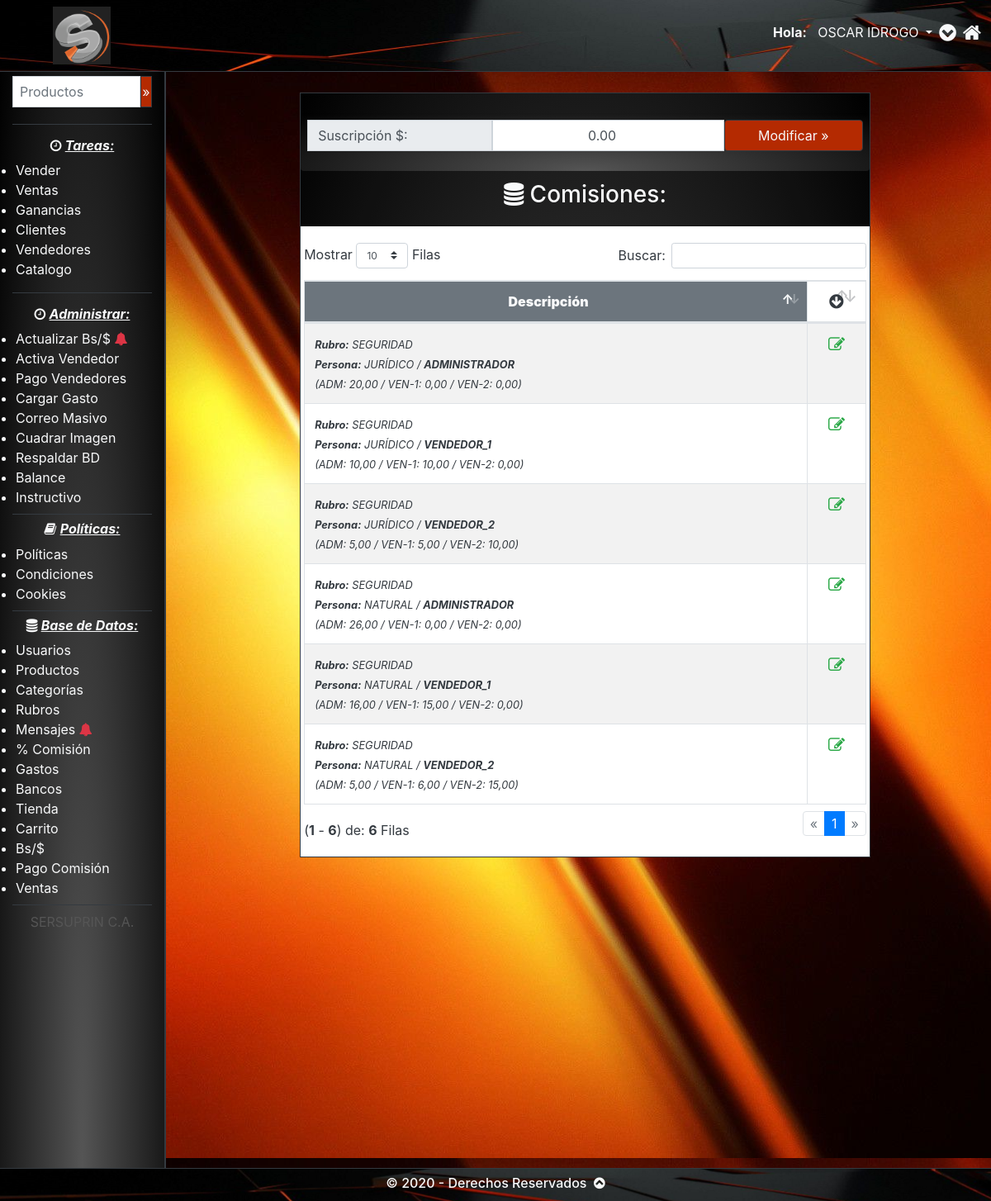
The app's page /ZA_RU_comisiones.php (signed in) with its own data.
### tables this page shows
CREATE TABLE `sspi_ganancias` (
  `ID_GANANCIA` int(11) NOT NULL,
  `JURIDICO_NATURAL` varchar(300) DEFAULT NULL,
  `NIVEL_ACCESO` varchar(300) DEFAULT NULL,
  `PORCENTAJE_ADM` decimal(5,2) DEFAULT NULL,
  `PORCENTAJE_VEN_1` decimal(5,2) DEFAULT NULL,
  `PORCENTAJE_VEN_2` decimal(5,2) DEFAULT NULL,
  `COMISION_SUSCRIPCION_DOLAR` decimal(20,2) DEFAULT NULL,
  `RUBRO` varchar(300) DEFAULT NULL
);

### PHP_MODELO/M_usuarios.php (called while the page is built, shortened)
<?php
function M_usuarios_R($conexion, $f_1, $d_1, $f_2, $d_2, $f_3, $d_3){
	$sql_f_1=($f_1=="" and $d_1=="") ? "" : "AND `sspi_usuarios`.`$f_1`='$d_1'";
	$sql_f_2=($f_2=="" and $d_2=="") ? "" : "AND `sspi_usuarios`.`$f_2`='$d_2'";
	$sql_f_3=($f_3=="" and $d_3=="") ? "" : "AND `sspi_usuarios`.`$f_3`='$d_3'";
	$consulta="SELECT * FROM `sspi_usuarios` WHERE 1 $sql_f_1 $sql_f_2 $sql_f_3 ORDER BY NOMBRE, APELLIDO";
	$resultados=mysqli_query($conexion,$consulta);
	$i=0;
	$datos['ID_USUARIO'][$i]='';
	$datos['NOMBRE'][$i]='';
	$datos['APELLIDO'][$i]='';
	$datos['CEDULA_RIF'][$i]='';
	$datos['FECHA_NACIMIENTO'][$i]='';
	$datos['TELEFONO'][$i]='';
	$datos['CORREO'][$i]='';
	$datos['CONTRASENA'][$i]='';
	$datos['FOTO'][$i]='';
	$datos['DIRECCION'][$i]='';
	$datos['BANCO_NOMBRE'][$i]='';
	$datos['BANCO_CEDULA_RIF'][$i]='';
	$datos['BANCO_TIPO_CUENTA'][$i]='';
	$datos['BANCO_NUMERO_CUENTA'][$i]='';
	$datos['BANCO_TELEFONO'][$i]='';
	$datos['NIVEL_ACCESO'][$i]='';
	$datos['ID_JEFE'][$i]='';
	$datos['JURIDICO_NATURAL'][$i]='';
	$datos['PAGO_SUSCRIPCION_INF'][$i]='';
	$datos['PAGO_SUSCRIPCION_BS'][$i]='';
	$datos['PAGO_SUSCRIPCION_DOLAR'][$i]='';
	$datos['ESTATUS'][$i]='';
	while(($fila=mysqli_fetch_array($resultados))==true){
		$datos['ID_USUARIO'][$i]=$fila['ID_USUARIO'];
		$datos['NOMBRE'][$i]=$fila['NOMBRE'];
		$datos['APELLIDO'][$i]=$fila['APELLIDO'];
		$datos['CEDULA_RIF'][$i]=$fila['CEDULA_RIF'];
		$datos['FECHA_NACIMIENTO'][$i]=$fila['FECHA_NACIMIENTO'];
		$datos['TELEFONO'][$i]=$fila['TELEFONO'];
		$datos['CORREO'][$i]=$fila['CORREO'];
		$datos['CONTRASENA'][$i]=$fila['CONTRASENA'];
		$datos['FOTO'][$i]=$fila['FOTO'];
		$datos['DIRECCION'][$i]=$fila['DIRECCION'];
		$datos['BANCO_NOMBRE'][$i]=$fila['BANCO_NOMBRE'];
		$datos['BANCO_CEDULA_RIF'][$i]=$fila['BANCO_CEDULA_RIF'];
		$datos['BANCO_TIPO_CUENTA'][$i]=$fila['BANCO_TIPO_CUENTA'];
		$datos['BANCO_NUMERO_CUENTA'][$i]=$fila['BANCO_NUMERO_CUENTA'];
		$datos['BANCO_TELEFONO'][$i]=$fila['BANCO_TELEFONO'];
		$datos['NIVEL_ACCESO'][$i]=$fila['NIVEL_ACCESO'];
		$datos['ID_JEFE'][$i]=$fila['ID_JEFE'];
		$datos['JURIDICO_NATURAL'][$i]=$fila['JURIDICO_NATURAL'];
		$datos['PAGO_SUSCRIPCION_INF'][$i]=$fila['PAGO_SUSCRIPCION_INF'];
		$datos['PAGO_SUSCRIPCION_BS'][$i]=$fila['PAGO_SUSCRIPCION_BS'];
		$datos['PAGO_SUSCRIPCION_DOLAR'][$i]=$fila['PAGO_SUSCRIPCION_DOLAR'];
		$datos['ESTATUS'][$i]=$fila['ESTATUS'];
		$i=$i+1;
	}
	return $datos;
}
?>

### PHP_REQUIRES/comprueba_session_pagina_acceso.php (called while the page is built, shortened)
<?php
	$datos_usuario_session=M_usuarios_R($conexion, 'CORREO', $_SESSION["usuario"], '', '', '', '');
?>

### PHP_MODELO/M_ganancias.php (called while the page is built, shortened)
<?php
function M_ganancias_R($conexion, $f_1, $d_1, $f_2, $d_2, $f_3, $d_3){
	$sql_f_1=($f_1=="" and $d_1=="") ? "" : "AND `sspi_ganancias`.`$f_1`='$d_1'";
	$sql_f_2=($f_2=="" and $d_2=="") ? "" : "AND `sspi_ganancias`.`$f_2`='$d_2'";
	$sql_f_3=($f_3=="" and $d_3=="") ? "" : "AND `sspi_ganancias`.`$f_3`='$d_3'";
	$consulta="SELECT * FROM `sspi_ganancias` WHERE 1 $sql_f_1 $sql_f_2 $sql_f_3 ORDER BY ID_GANANCIA";
	$resultados=mysqli_query($conexion,$consulta);
	$i=0;
	$datos['ID_GANANCIA'][$i]='';
	$datos['JURIDICO_NATURAL'][$i]='';
	$datos['NIVEL_ACCESO'][$i]='';
	$datos['PORCENTAJE_ADM'][$i]='';
	$datos['PORCENTAJE_VEN_1'][$i]='';
	$datos['PORCENTAJE_VEN_2'][$i]='';
	$datos['COMISION_SUSCRIPCION_DOLAR'][$i]='';
	$datos['RUBRO'][$i]='';
	while(($fila=mysqli_fetch_array($resultados))==true){
		$datos['ID_GANANCIA'][$i]=$fila['ID_GANANCIA'];
		$datos['JURIDICO_NATURAL'][$i]=$fila['JURIDICO_NATURAL'];
		$datos['NIVEL_ACCESO'][$i]=$fila['NIVEL_ACCESO'];
		$datos['PORCENTAJE_ADM'][$i]=$fila['PORCENTAJE_ADM'];
		$datos['PORCENTAJE_VEN_1'][$i]=$fila['PORCENTAJE_VEN_1'];
		$datos['PORCENTAJE_VEN_2'][$i]=$fila['PORCENTAJE_VEN_2'];
		$datos['COMISION_SUSCRIPCION_DOLAR'][$i]=$fila['COMISION_SUSCRIPCION_DOLAR'];
		$datos['RUBRO'][$i]=$fila['RUBRO'];
		$i=$i+1;
	}
	return $datos;
}
?>

### PHP_MODELO/M_ventas.php (called while the page is built, shortened)
<?php
function M_ventas_R($conexion, $f_1, $d_1, $f_2, $d_2, $f_3, $d_3){
	$i=0;
	$datos['ID_VENTA'][$i]='';
	$datos['TIPO_VENTA'][$i]='';
	$datos['ESTATUS_VENTA'][$i]='';
	$datos['ESTATUS_ENTREGA'][$i]='';
	$datos['NIVEL_ACCESO_VENDEDOR'][$i]='';
	$datos['CEDULA_RIF_VENDEDOR'][$i]='';
	$datos['CEDULA_RIF_CLIENTE'][$i]='';
	$datos['TOTAL_A_PAGAR_DOL_PUROS'][$i]='';
	$datos['PORC_ADM'][$i]='';
	$datos['CEDULA_RIF_ADM'][$i]='';
	$datos['PORC_VEN_1'][$i]='';
	$datos['CEDULA_RIF_VEN_1'][$i]='';
	$datos['PORC_VEN_2'][$i]='';
	$datos['CEDULA_RIF_VEN_2'][$i]='';
	$datos['ABONO_1_FECHA'][$i]='';
	$datos['ABONO_1_BS_X_DOLAR'][$i]='';
	$datos['ABONO_1_DOL'][$i]='';
	$datos['ABONO_1_BS'][$i]='';
	$datos['ABONO_1_DOL_EQ'][$i]='';
	$datos['ABONO_1_BS_EQ'][$i]='';
	$datos['ABONO_1_INF'][$i]='';
	$datos['ABONO_2_FECHA'][$i]='';
	$datos['ABONO_2_BS_X_DOLAR'][$i]='';
	$datos['ABONO_2_DOL'][$i]='';
	$datos['ABONO_2_BS'][$i]='';
	$datos['ABONO_2_DOL_EQ'][$i]='';
	$datos['ABONO_2_BS_EQ'][$i]='';
	$datos['ABONO_2_INF'][$i]='';
	$datos['ABONO_3_FECHA'][$i]='';
	$datos['ABONO_3_BS_X_DOLAR'][$i]='';
	$datos['ABONO_3_DOL'][$i]='';
	$datos['ABONO_3_BS'][$i]='';
	$datos['ABONO_3_DOL_EQ'][$i]='';
	$datos['ABONO_3_BS_EQ'][$i]='';
	$datos['ABONO_3_INF'][$i]='';
	$datos['ABONO_4_FECHA'][$i]='';
	$datos['ABONO_4_BS_X_DOLAR'][$i]='';
	$datos['ABONO_4_DOL'][$i]='';
	$datos['ABONO_4_BS'][$i]='';
	$datos['ABONO_4_DOL_EQ'][$i]='';
	$datos['ABONO_4_BS_EQ'][$i]='';
	$datos['ABONO_4_INF'][$i]='';
	$datos['OBSERVACIONES'][$i]='';
	$datos['IVA'][$i]='';
	return $datos;
}
?>

### ZA_RU_comisiones.php (the view, shortened to what this page needs)
<?php require ("PHP_MODELO/M_todos.php"); ?>
<?php require ("PHP_REQUIRES/comprueba_session_pagina_acceso.php"); ?>
<!doctype html>
<html>
<head>
	<?php require("PHP_REQUIRES/head_principal.php"); ?>
</head>
<body>
	<?php require("PHP_REQUIRES/nav_usuarios.php"); ?>
	<section class="container-fluid px-0 mx-0 mx-md-2 px-md-4 mt-2 mb-5">
		<br><br>
	<?php
	if(isset($_GET["accion"])){
		if($_GET["accion"]=='insertar'){
	?>
			<div class="col-md-12 col-lg-10 col-xl-9 mx-auto bg-naranja border border-danger">
				<div class="row mt-4 align-items-center rounded-top px-2">
					<div class="col-md-9 mb-1 mt-3">
						<h3 class="text-center text-md-left text-light"><b>Insertar Comisión:</b></h3>
					</div>
					<div class="col-md-3 text-center text-md-right mb-1 mt-3">
						<a href="ZA_RU_comisiones.php" class="btn btn-naranja text-light mb-2 border border-dark"><span class="fa fa-reply-all"></span> Volver</a>
					</div>
				</div>
				<div class="row mt-4 align-items-center rounded-top px-2">
					<h3 class="text-center text-md-left text-light"><b>Acción no permitida</b></h3>
				</div>
			</div>
			<br><br><br><br><br><br><br><br>
		<?php
			}else if($_GET["accion"]=='actualizar'){
				$datos_actualizar=M_ganancias_R($conexion, 'ID_GANANCIA', $_GET['NA_Id'], '', '', '', '');
		?>
			<div class="col-md-12 col-lg-10 col-xl-9 mx-auto bg-naranja border border-dark">
				<div class="row mt-4 align-items-center rounded-top px-2">
					<div class="col-md-9 mb-1 mt-3">
						<h3 class="text-center text-md-left text-light"><b>Modificar Comisión:</b></h3>
					</div>
					<div class="col-md-3 text-center text-md-right mb-1 mt-3">
						<a href="ZA_RU_comisiones.php" class="btn btn-naranja text-light mb-2 border border-dark"><span class="fa fa-reply-all"></span> Volver</a>
					</div>
				</div>
				<form action="ZA_RU_comisiones.php" method="post" class="text-center bg-naranja p-2 rounded">
					<input type="hidden" name="FORM" id="FORM" value="MODIFICAR">
					<input type="hidden" name="id" id="id" value="<?php echo $datos_actualizar['ID_GANANCIA'][0]; ?>">
					<input type="hidden" name="comision_suscripcion_dolar" id="comision_suscripcion_dolar" value="<?php echo $datos_actualizar['COMISION_SUSCRIPCION_DOLAR'][0]; ?>">
					<div class="input-group mb-2">
						<div class="col-md-3 p-0 m-0">
							<span class="input-group-text rounded-0 w-100 rounded-0">Rubro:</span>
						</div>
						<select class="form-control col-md-9 p-0 m-0 px-2 rounded-0" name="rubro" id="rubro" required autocomplete="off" title="">
							<option><?php echo $datos_actualizar['RUBRO'][0]; ?></option>
						</select>
					</div>
					<div class="input-group mb-2">
						<div class="col-md-3 p-0 m-0">
							<span class="input-group-text rounded-0 w-100 rounded-0">Persona:</span>
						</div>
						<select class="form-control col-md-9 p-0 m-0 px-2 rounded-0" name="juridico_natural" id="juridico_natural" required autocomplete="off" title="">
							<option><?php echo $datos_actualizar['JURIDICO_NATURAL'][0]; ?></option>
						</select>
					</div>
					<div class="input-group mb-2">
						<div class="col-md-3 p-0 m-0">
							<span class="input-group-text rounded-0 w-100 rounded-0">Nivel:</span>
						</div>
						<select class="form-control col-md-9 p-0 m-0 px-2 rounded-0" name="nivel_acceso" id="nivel_acceso" required autocomplete="off" title="">
							<option><?php echo $datos_actualizar['NIVEL_ACCESO'][0]; ?></option>
						</select>
					</div>
					<div class="input-group mb-2">
						<div class="col-md-3 p-0 m-0">
							<span class="input-group-text rounded-0 w-100">% ADM:</span>
						</div>
						<input type="number" class="form-control col-md-9 p-0 m-0 px-2 rounded-0" name="porcentaje_adm" id="porcentaje_adm" placeholder="% ganancia" required autocomplete="off" title="Indique el porcentaje de ganancia del administrador" step="any" min="0" value="<?php echo $datos_actualizar['PORCENTAJE_ADM'][0]; ?>">
					</div>
					<div class="input-group mb-2">
						<div class="col-md-3 p-0 m-0">
							<span class="input-group-text rounded-0 w-100">% VEN-1:</span>
						</div>
						<input type="number" class="form-control col-md-9 p-0 m-0 px-2 rounded-0" name="porcentaje_ven_1" id="porcentaje_ven_1" placeholder="% ganancia" required autocomplete="off" title="Indique el porcentaje de ganancia del vendedor de nivel 1" step="any" min="0" value="<?php echo $datos_actualizar['PORCENTAJE_VEN_1'][0]; ?>">
					</div>
					<div class="input-group mb-2">
						<div class="col-md-3 p-0 m-0">
							<span class="input-group-text rounded-0 w-100">% VEN-2:</span>
						</div>
						<input type="number" class="form-control col-md-9 p-0 m-0 px-2 rounded-0" name="porcentaje_ven_2" id="porcentaje_ven_2" placeholder="% ganancia" required autocomplete="off" title="Indique el porcentaje de ganancia del vendedor de nivel 2" step="any" min="0" value="<?php echo $datos_actualizar['PORCENTAJE_VEN_2'][0]; ?>">
					</div>
					<div class="m-auto">
						<a href="ZA_RU_comisiones.php" class="btn btn-naranja text-light mb-2 border border-dark"><span class="fa fa-reply-all"></span> Volver</a>&nbsp;&nbsp;<input type="submit" value="Modificar &raquo;" class="btn btn-naranja text-light mb-2 border border-dark">
					</div>
				</form>
			</div>
			<br><br><br><br><br><br><br><br>
		<?php
	}else if($_GET["accion"]=='borrar'){
		?>
		<br><br><br>
		<div class="col-md-12 col-lg-9 mx-auto border border-danger bg-naranja">
			<div class="row mt-4 align-items-center rounded-top px-2">
				<h3 class="text-center text-md-left text-light"><b>Acción no permitida</b></h3>
			</div>
		</div>
		<br><br><br><br><br><br><br><br>
		<?php
		}else{
		?>
		<META HTTP-EQUIV="Refresh" CONTENT="0; URL=ZA_RU_comisiones.php">
	<?php
	}
	}else{
	?>
	<?php
		$datos=M_ganancias_R($conexion, '', '', '', '', '', '');
	?>
	<div class="card mb-3 bg-naranja rounded-0 col-12 col-lg-9 mx-auto px-0 text-light border border-dark">
		<br>
		<form action="ZA_RU_comisiones.php" method="post" class="text-center bg-naranja p-2 rounded">
			<div class="input-group mb-2">
				<div class="col-md-4 p-0 m-0">
					<span class="input-group-text rounded-0 w-100">Suscripción $:</span>
				</div>
				<input type="number" class="form-control col-md-5 p-0 m-0 px-2 rounded-0 text-center" name="comision" id="comision" placeholder="" required autocomplete="off" title="Indique la comisión por suscripción de Vendedores (en Dólares)" step="any" min="0" value="<?php echo $datos['COMISION_SUSCRIPCION_DOLAR'][0]; ?>">
				<input type="submit" value="Modificar &raquo;" class="col-md-3 btn btn-naranja text-light mb-2 border border-dark">
			</div>
		</form>
		<div class="card-header text-center text-light">
			<h3 class='text-center'><span class="fa fa-database"></span> Comisiones:</h3>
		</div>
		<div class="card-body px-1 bg-white text-dark">
			<div class="table-responsive">
				<table class="table table-bordered table-striped table-hover TablaDinamica">
					<thead>
						<tr class="text-center">
							<th class="align-middle bg-secondary text-light"><b title="Detalle de Comisión">Descripción</b></th>
							<th class="align-middle h5 p-0" style="width:5%;"><b class="text-dark fa fa-arrow-circle-down"></b></th>
						</tr>
					</thead>
					<tbody>
						<?php
						$i=0;
						while(isset($datos['ID_GANANCIA'][$i])){
							if($datos['ID_GANANCIA'][$i]<>""){
								echo "<tr>";
								echo "<td class='text-left'><i class='small'><b>Rubro:</b> " . $datos['RUBRO'][$i] . "<br><b>Persona:</b> " . $datos['JURIDICO_NATURAL'][$i] . " / <b>" . $datos['NIVEL_ACCESO'][$i] . "</b><br>(ADM: " . number_format($datos['PORCENTAJE_ADM'][$i], 2,',','.') . " / VEN-1: " . number_format($datos['PORCENTAJE_VEN_1'][$i], 2,',','.') . " / VEN-2: " . number_format($datos['PORCENTAJE_VEN_2'][$i], 2,',','.') . ")</i></td>";
								echo "<td class='text-center h5'><a title='Modificar' href='ZA_RU_comisiones.php?accion=actualizar&NA_Id=" . $datos['ID_GANANCIA'][$i] . "' class='btn btn-transparent text-success fa fa-edit d-inline'></a>";
								echo "</td>";
								echo "</tr>";
							}
							$i=$i+1;
						}
						?>
					</tbody>
				</table>
			</div>
		</div>
	</div>
	<br><br><br><br><br><br><br><br><br><br><br><br><br>
	<?php
}
	?>
	</section>
	<?php require("PHP_REQUIRES/footer_usuario.php"); ?>
</body>
</html>

### records on screen
sspi_ganancias: COMISION_SUSCRIPCION_DOLAR "0,00", PORCENTAJE_ADM "5,00", PORCENTAJE_VEN_2 "15,00", PORCENTAJE_VEN_1 "6,00"
sspi_ganancias: PORCENTAJE_VEN_2 "10,00"

### other values on screen
$primer_nombre[0] "OSCAR"
$primer_apellido[0] "IDROGO"
$datos['RUBRO'][$i] "SEGURIDAD"
$datos['JURIDICO_NATURAL'][$i] "JURÍDICO"
$datos['NIVEL_ACCESO'][$i] "ADMINISTRADOR"
$datos['PORCENTAJE_ADM'][$i] "20,00"
$datos['PORCENTAJE_VEN_2'][$i] "0,00"
$datos['NIVEL_ACCESO'][$i] "VENDEDOR_1"
$datos['PORCENTAJE_VEN_1'][$i] "10,00"
$datos['NIVEL_ACCESO'][$i] "VENDEDOR_2"
$datos['PORCENTAJE_ADM'][$i] "5,00"
$datos['PORCENTAJE_VEN_2'][$i] "10,00"
$datos['JURIDICO_NATURAL'][$i] "NATURAL"
$datos['PORCENTAJE_ADM'][$i] "26,00"
$datos['PORCENTAJE_ADM'][$i] "16,00"
